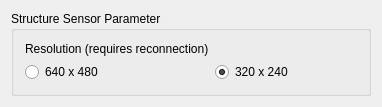
<?xml version="1.0" encoding="UTF-8"?>
<ui version="4.0">
 <class>QmitkStructureSensorParameterWidgetControls</class>
 <widget class="QWidget" name="QmitkStructureSensorParameterWidgetControls">
  <property name="geometry">
   <rect>
    <x>0</x>
    <y>0</y>
    <width>382</width>
    <height>99</height>
   </rect>
  </property>
  <property name="minimumSize">
   <size>
    <width>0</width>
    <height>0</height>
   </size>
  </property>
  <property name="windowTitle">
   <string>QmitkToFMESAParameter</string>
  </property>
  <layout class="QGridLayout" name="gridLayout_2">
   <item row="0" column="0">
    <widget class="QGroupBox" name="m_ParameterGroupBox">
     <property name="minimumSize">
      <size>
       <width>0</width>
       <height>0</height>
      </size>
     </property>
     <property name="title">
      <string>Structure Sensor Parameter</string>
     </property>
     <layout class="QFormLayout" name="formLayout">
      <item row="0" column="0">
       <widget class="QLabel" name="label">
        <property name="text">
         <string>Resolution (requires reconnection)</string>
        </property>
       </widget>
      </item>
      <item row="1" column="0">
       <widget class="QRadioButton" name="m_640">
        <property name="toolTip">
         <string>Acquire RGB and range image</string>
        </property>
        <property name="text">
         <string>640 x 480</string>
        </property>
        <property name="checked">
         <bool>false</bool>
        </property>
       </widget>
      </item>
      <item row="1" column="1">
       <widget class="QRadioButton" name="m_320">
        <property name="toolTip">
         <string>Acquire infrared (IR) and range image</string>
        </property>
        <property name="text">
         <string>320 x 240</string>
        </property>
        <property name="checked">
         <bool>true</bool>
        </property>
       </widget>
      </item>
     </layout>
    </widget>
   </item>
  </layout>
 </widget>
 <layoutdefault spacing="6" margin="11"/>
 <resources/>
 <connections/>
</ui>
